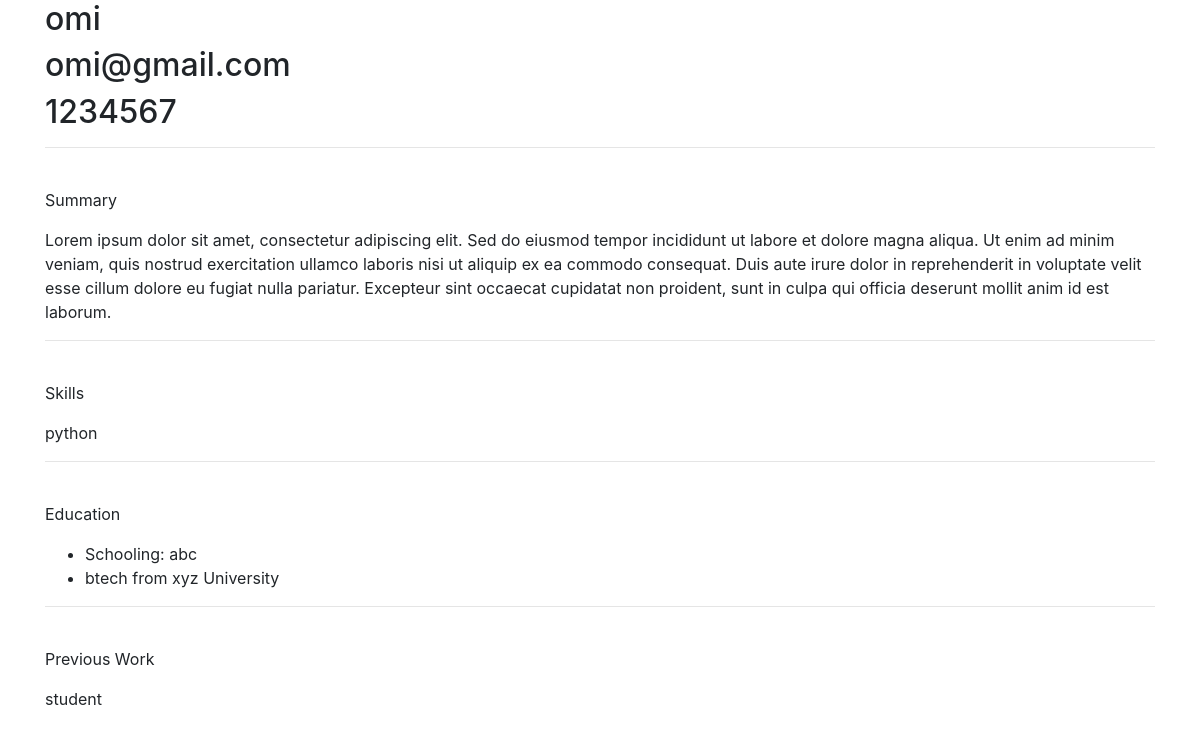
The page /1 on the database its author committed.
### pdf/models.py (models this page shows)
class Profile(models.Model):
    name = models.CharField(max_length=200)
    email = models.CharField(max_length=200)
    phone = models.CharField(max_length=200)
    summary = models.TextField(max_length=2000)
    degree = models.CharField(max_length=200)
    school = models.CharField(max_length=200)
    university = models.CharField(max_length=200)
    previous_work = models.TextField(max_length=1000)
    skills = models.CharField(max_length=1000)

### pdf/views.py (the view)
# urls.py: path('<int:id>', pdf_views.resume, name='resume'),
def resume(request, id):
    profile = Profile.objects.get(pk=id)
    return render(request, "pdf/resume.html", {"profile":profile})

### pdf/templates/pdf/resume.html (shortened to what this page needs)
<!DOCTYPE html>
<html lang="en">
<head>
    <link rel="stylesheet" href="https://cdn.jsdelivr.net/npm/bootstrap@4.4.1/dist/css/bootstrap.min.css">
</head>
<body>
    <div class="container" id="content">
        <h2>
            {{profile.name}}
        </h2>
        <h2>
            {{profile.email}}
        </h2>
        <h2>
            {{profile.phone}}
        </h2>
        <hr>
        <br>
        <p>Summary</p>
        <p>{{profile.summary}}</p>
        <hr>
        <br>
        <p>Skills</p>
        <p>
            {{profile.skills}}
        </p>
        <hr>
        <br>
        <p>Education</p>
        <ul>
            <li>
                Schooling: {{profile.school}}
            </li>
            <li>
                {{profile.degree}} from {{profile.university}} University
            </li>
        </ul>
        <hr>
        <br>
        <p>Previous Work</p>
        <p>{{profile.previous_work}}</p>
    </div>
</body>
</html>

### rows shown on the page
Profile: name "omi", email "omi@gmail.com", phone "1234567", summary "Lorem ipsum dolor sit amet, consectetur adipiscing elit. Sed do eiusmod tempor incididunt ut labore et dolore magna aliqua. Ut enim ad minim veniam, quis nostrud exercitation ullamco laboris nisi ut aliquip ex ea commodo consequat. Duis aute irure dolor in reprehenderit in voluptate velit esse cillum dolore eu fugiat nulla pariatur. Excepteur sint occaecat cupidatat non proident, sunt in culpa qui officia deserunt mollit anim id est laborum.", skills "python", school "abc", degree "btech", university "xyz", previous_work "student"
